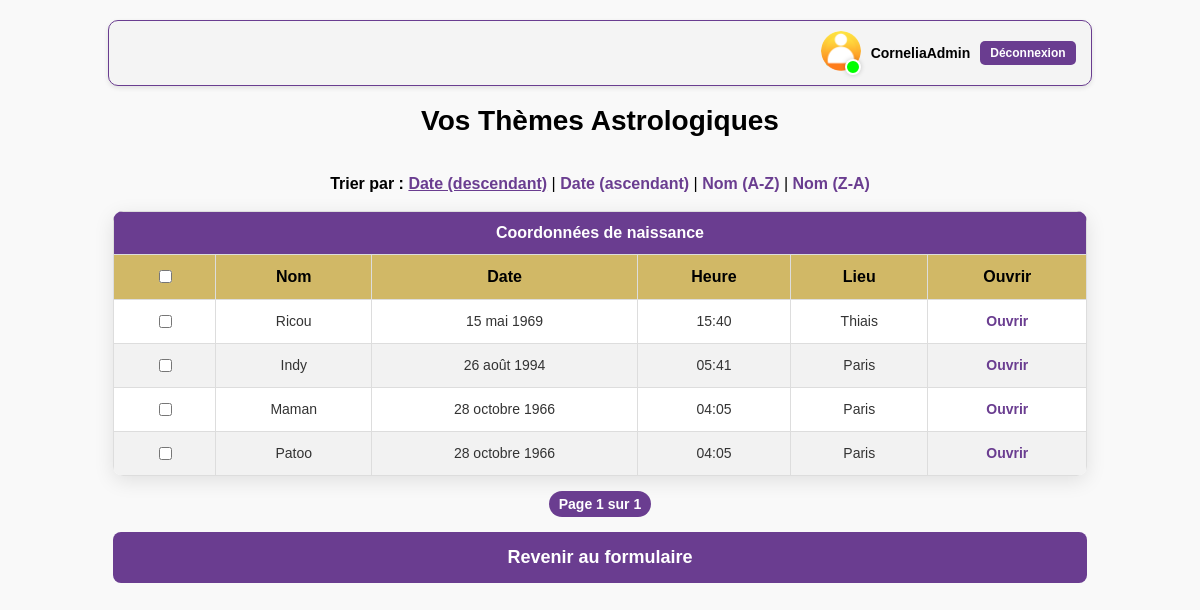
Page /themes/ (signed in) on the earlier database version.
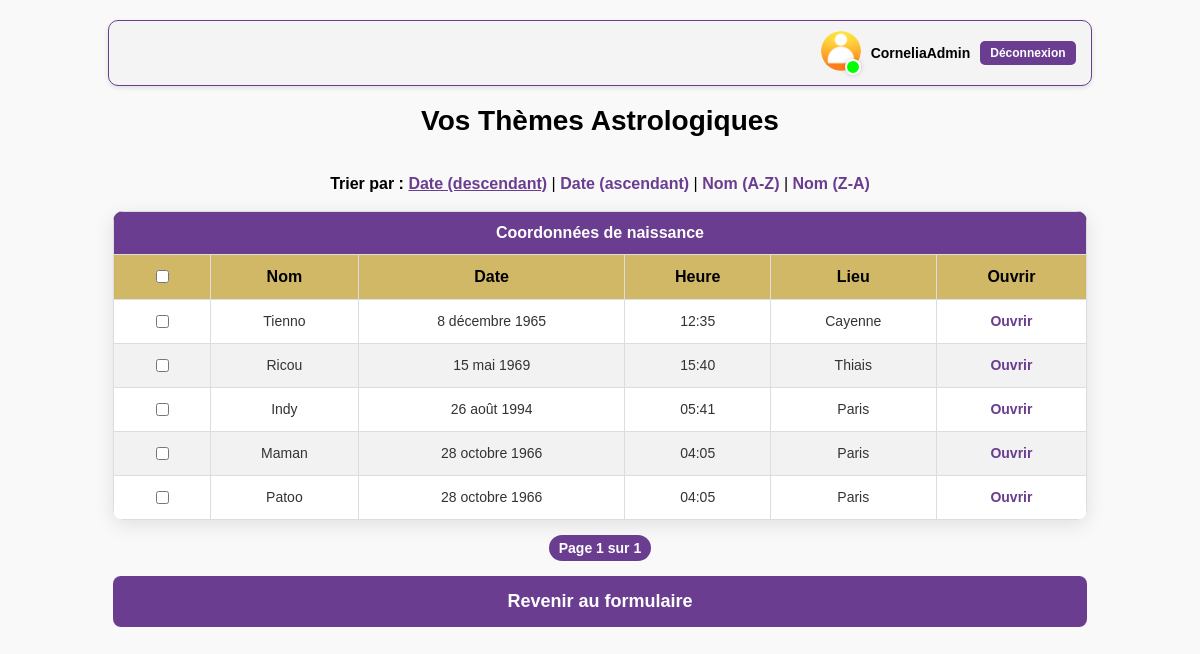
Same page on the later database version.
### astroapp/models.py (models this page shows, shortened)
class CustomUser(AbstractUser):
    email = models.EmailField(unique=True)  # Assure l'unicité de l'email

class ThemeAstrologique(models.Model):
    utilisateur = models.ForeignKey(CustomUser, on_delete=models.CASCADE)
    name = models.CharField(max_length=255)
    birthdate = models.DateField()
    birthtime = models.TimeField()
    country_of_birth = models.CharField(max_length=255)
    city_of_birth = models.CharField(max_length=255)
    date_de_creation = models.DateTimeField(auto_now_add=True)

### astroapp/views.py (the view)
# urls.py: path('themes/', views.liste_themes, name='liste_themes'),
@login_required
def liste_themes(request):
    sort = request.GET.get('sort', '-date_de_creation')
    allowed_sorts = ['name', 'date_de_creation', '-date_de_creation', '-name']
    if sort not in allowed_sorts:
        sort = '-date_de_creation'  # Revenir au tri par défaut si le paramètre est invalide
    themes = ThemeAstrologique.objects.filter(utilisateur=request.user).order_by(sort)
    paginator = Paginator(themes, 10)  # 10 thèmes par page
    page_number = request.GET.get('page')  # Récupérer le numéro de page dans l'URL
    page_obj = paginator.get_page(page_number)  # Obtenir la page correspondante
    return render(request, 'liste_themes.html', {
        'page_obj': page_obj,  # Objets de la page actuelle
        'current_sort': sort,  # Critère de tri actuel
    })

### astroapp/templates/liste_themes.html (shortened to what this page needs)
{% load static %}
<!DOCTYPE html>
<html lang="fr">
<head>
</head>
<body>
<div class="auth-user">
    {% if user.is_authenticated %}
        <div class="auth-logged-in">
            <div style="position: relative; display: inline-block;">
                <img src="{% static 'images/user-icons/user-icon-orange.png' %}" alt="Icône utilisateur" class="user-icon">
                <div class="status-indicator"></div>
            </div>
            <span class="user-name">{{ user.username }}</span>
            <a href="{% url 'deconnexion' %}" class="logout-btn">Déconnexion</a>
        </div>
    {% else %}
        <div class="auth-links">
            <a href="{% url 'connexion' %}" class="auth-btn">Connexion</a>
            <a href="{% url 'inscription' %}" class="auth-btn">S'inscrire</a>
        </div>
    {% endif %}
</div>
    <h1>Vos Thèmes Astrologiques</h1>
<br>
<div class="div-tri">
<div class="tri-options">
    <strong>Trier par :</strong>
    <a href="?sort=-date_de_creation" {% if current_sort == '-date_de_creation' %}class="active"{% endif %}>Date (descendant)</a> |
    <a href="?sort=date_de_creation" {% if current_sort == 'date_de_creation' %}class="active"{% endif %}>Date (ascendant)</a> |
    <a href="?sort=name" {% if current_sort == 'name' %}class="active"{% endif %}>Nom (A-Z)</a> |
    <a href="?sort=-name" {% if current_sort == '-name' %}class="active"{% endif %}>Nom (Z-A)</a>
</div>
</div>
<br>
<div>
<table>
    <tr>
        <th colspan="6">Coordonnées de naissance</th>
    </tr>
    <tr>
        <th class="div-birth-details">
            <input type="checkbox" id="selectAll" />
        </th>
        <th class="div-birth-details">Nom</th>
        <th class="div-birth-details">Date</th>
        <th class="div-birth-details">Heure</th>
        <th class="div-birth-details">Lieu</th>
        <th class="div-birth-details">Ouvrir</th>
    </tr>
    {% for theme in page_obj %}
    <tr>
        <td>
           <input type="checkbox" class="theme-checkbox" data-id="{{ theme.id }}" />
        </td>
        <td>{{ theme.name }}</td>
        <td>{{ theme.birthdate }}</td>
        <td>{{ theme.birthtime }}</td>
        <td>{{ theme.city_of_birth }}</td>
        <td>
            <a href="{% url 'ouvrir_theme' theme.id %}">Ouvrir</a>
        </td>
    </tr>
    {% empty %}
    <tr>
        <td colspan="6">Aucun thème trouvé.</td>
    </tr>
    {% endfor %}
</table>
</div>
<div class="pagination">
    <span class="step-links">
        <span class="current">
            Page {{ page_obj.number }} sur {{ page_obj.paginator.num_pages }}
        </span>
    </span>
</div>
<div>
<a href="{% url 'birth_data' %}" class="btn-retour-formulaire">Revenir au formulaire</a>
</div>
</body>
</html>

### astroapp/templates/liste_themes.html (style rules this page uses)
.auth-user { display: flex; align-items: center; justify-content: flex-end; gap: 10px; padding: 10px 15px; background-color: #f4f4f4; border:#6A3D90 1px solid; border-radius: 10px; box-shadow: 0 2px 5px rgba(0, 0, 0, 0.1); width: 82%; margin: 0 auto; }
.auth-logged-in { display: flex; align-items: center; gap: 10px; }
.user-icon { width: 40px; height: 40px; border-radius: 50%; object-fit: cover; }
.status-indicator { position: absolute; bottom: 0; right: 0; width: 12px; height: 12px; background-color: #00ff00; border: 2px solid white; border-radius: 50%; box-shadow: 0 0 5px rgba(0, 0, 0, 0.2); }
.user-name { font-weight: bold; font-size: 14px; color: #000; }
.logout-btn { background-color: #6A3D90; color: white; padding: 5px 10px; border-radius: 5px; text-decoration: none; font-size: 12px; transition: background-color 0.3s ease; }
body { font-family: 'Arial', sans-serif; margin: 0; padding: 20px; background-color: #f9f9f9; }
h1 { text-align: center; color: #000; font-size: 28px; margin-bottom: 20px; }
table { width: 84%; margin: 0 auto; border-collapse: collapse; background-color: #fff; border-radius: 10px; overflow: hidden; box-shadow: 0 5px 20px rgba(0, 0, 0, 0.1); }
.div-birth-details { background:#D1B866; color: #000; }
th, td { padding: 12px 15px; text-align: center; border: 1px solid #ddd; }
th { background-color: #6A3D90; color: white; font-size: 16px; font-weight: bold; }
tr:nth-child(even) { background-color: #f2f2f2; }
td { font-size: 14px; color: #333; }
a { color: #6A3D90; font-weight: bold; text-decoration: none; transition: color 0.3s ease, transform 0.2s ease; }
.btn-retour-formulaire { display: block; width: 84%; margin: 20px auto; padding: 15px 0; background-color: #6A3D90; color: white; text-align: center; text-decoration: none; font-weight: bold; border-radius: 8px; font-size: 18px; transition: background-color 0.3s ease, transform 0.2s ease; }
.div-tri { text-align:center; }
.tri-options a.active { font-weight: bold; text-decoration: underline; text-align:center; }
.pagination { display: flex; justify-content: center; align-items: center; margin: 20px 0; font-size: 14px; }
.pagination .current { font-weight: bold; color: white; background-color: #6A3D90; border-radius: 20px; padding: 5px 10px; }
.pagination span { color: #555; font-style: normal; margin: 0 5px; }

Differences in the rows shown:
added ThemeAstrologique: name "Tienno", birthdate "8 décembre 1965", birthtime "12:35", city_of_birth "Cayenne"
